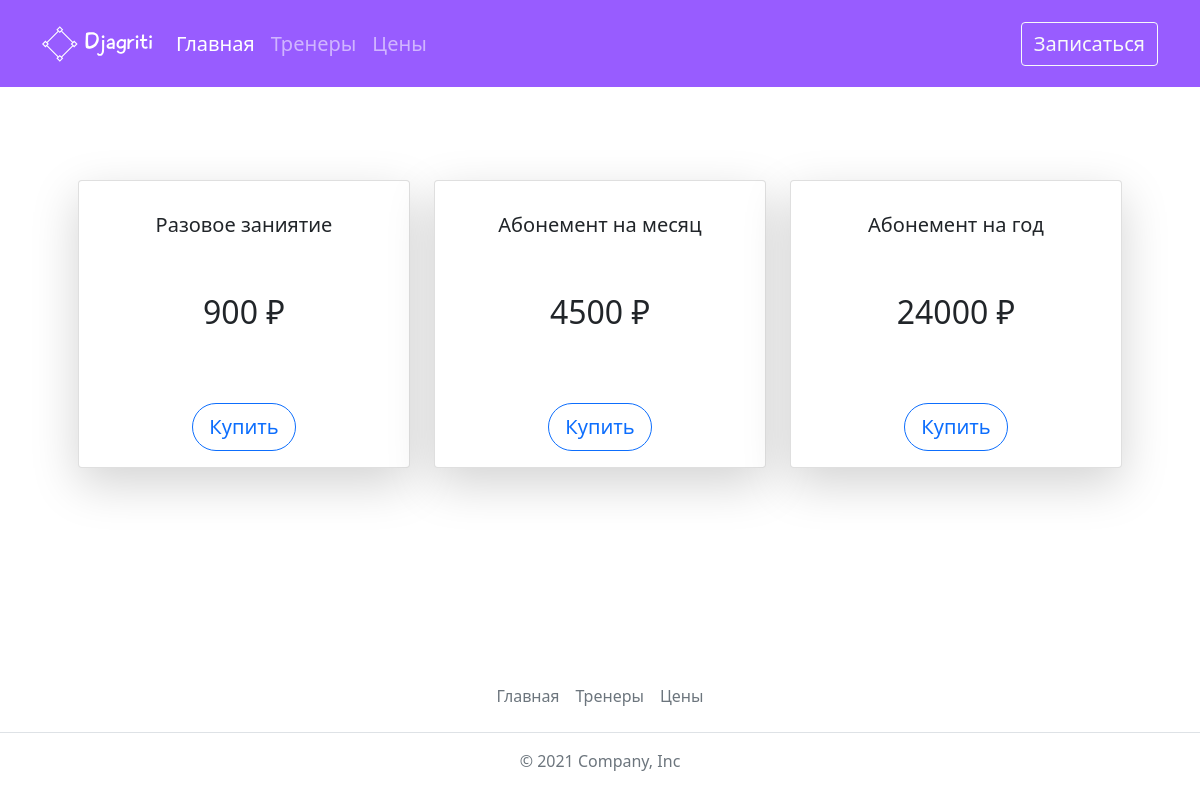
The page /price/ on the database its author committed.
### crm/models.py (models this page shows)
class Price(models.Model):
    price_name = models.CharField(max_length=25, verbose_name='Название')
    price_value = models.IntegerField(verbose_name="Цена")
    objects = models.Manager()
    def __str__(self):
        return self.price_name
    class Meta:
        verbose_name = 'Цена'
        verbose_name_plural = 'Цены'

### crm/views.py (the view)
# urls.py: path('price/', price, name='price'),
def price(request):
    form = OrderForm()
    price_site = PriceView.objects.all()
    return render(request, 'crm/price.html', {'price_site': price_site, 'form': form, 'title': 'Цены'})

### crm/models.py (called while the page is built)
    def __str__(self):
        return self.napr_name

### crm/templates/crm/price.html
{% extends 'crm/base.html' %}
{% load static %}
{% block content %}
  <div class="container-fluid" style="margin-top: 11%; margin-bottom: 10%">
    <div class="container p-5">
      <div class="row">
        {% for p in price_site %}
        <div class="col-lg-4 col-md-12 mb-4">
          <div class="card h-100 shadow-lg">
            <div class="card-body">
              <div class="text-center p-3">
                <h5 class="card-title">{{ p.price_name }}</h5>
                <br><br>
                <span class="h2">{{ p.price_value }} ₽</span>
                <br><br>
              </div>
            </div>
            <div class="card-body text-center">
              <button class="btn btn-outline-primary btn-lg" data-bs-toggle="modal" data-bs-target="#exampleModal" style="border-radius:30px">Купить</button>
            </div>
          </div>
        </div>
        {% endfor %}
      </div>
    </div>
    </div>
{% endblock %}

### crm/static/crm/style.css (style rules this page uses)
.card::after { position: absolute; z-index: -1; opacity: 0; -webkit-transition: all 0.6s cubic-bezier(0.165, 0.84, 0.44, 1); transition: all 0.6s cubic-bezier(0.165, 0.84, 0.44, 1); }

### rows shown on the page
Price: price_name "Разовое заниятие", price_value "900"
Price: price_name "Абонемент на месяц", price_value "4500"
Price: price_name "Абонемент на год", price_value "24000"
